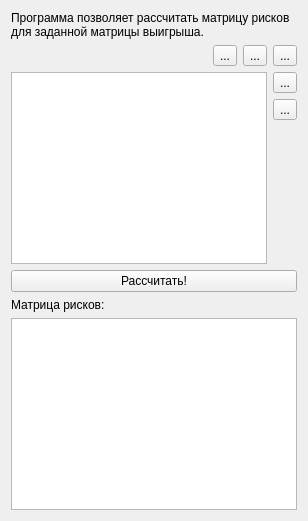
      <widget class="QWidget" name="tab_4">
       <attribute name="title">
        <string>Матрица рисков</string>
       </attribute>
       <layout class="QVBoxLayout" name="verticalLayout_7">
        <item>
         <widget class="QLabel" name="label_16">
          <property name="text">
           <string>Программа позволяет рассчитать матрицу рисков для заданной матрицы выигрыша.</string>
          </property>
          <property name="wordWrap">
           <bool>true</bool>
          </property>
         </widget>
        </item>
        <item>
         <layout class="QGridLayout" name="gridLayout_4">
          <item row="3" column="3">
           <spacer name="verticalSpacer_4">
            <property name="orientation">
             <enum>Qt::Vertical</enum>
            </property>
            <property name="sizeHint" stdset="0">
             <size>
              <width>20</width>
              <height>40</height>
             </size>
            </property>
           </spacer>
          </item>
          <item row="1" column="3">
           <widget class="QToolButton" name="btn_addcol_4">
            <property name="text">
             <string>...</string>
            </property>
            <property name="icon">
             <iconset resource="program.qrc">
              <normaloff>:/icons/list-add.png</normaloff>:/icons/list-add.png</iconset>
            </property>
           </widget>
          </item>
          <item row="0" column="0">
           <spacer name="horizontalSpacer_4">
            <property name="orientation">
             <enum>Qt::Horizontal</enum>
            </property>
            <property name="sizeHint" stdset="0">
             <size>
              <width>40</width>
              <height>20</height>
             </size>
            </property>
           </spacer>
          </item>
          <item row="0" column="2">
           <widget class="QToolButton" name="btn_remrow_4">
            <property name="text">
             <string>...</string>
            </property>
            <property name="icon">
             <iconset resource="program.qrc">
              <normaloff>:/icons/list-remove.png</normaloff>:/icons/list-remove.png</iconset>
            </property>
           </widget>
          </item>
          <item row="0" column="1">
           <widget class="QToolButton" name="btn_addrow_4">
            <property name="text">
             <string>...</string>
            </property>
            <property name="icon">
             <iconset resource="program.qrc">
              <normaloff>:/icons/list-add.png</normaloff>:/icons/list-add.png</iconset>
            </property>
           </widget>
          </item>
          <item row="1" column="0" rowspan="3" colspan="3">
           <widget class="QTableView" name="table_4"/>
          </item>
          <item row="2" column="3">
           <widget class="QToolButton" name="btn_remcol_4">
            <property name="text">
             <string>...</string>
            </property>
            <property name="icon">
             <iconset resource="program.qrc">
              <normaloff>:/icons/list-remove.png</normaloff>:/icons/list-remove.png</iconset>
            </property>
            <property name="toolButtonStyle">
             <enum>Qt::ToolButtonIconOnly</enum>
            </property>
           </widget>
          </item>
          <item row="0" column="3">
           <widget class="QToolButton" name="btn_rnd_4">
            <property name="text">
             <string>...</string>
            </property>
            <property name="icon">
             <iconset resource="program.qrc">
              <normaloff>:/icons/text-editor.png</normaloff>:/icons/text-editor.png</iconset>
            </property>
           </widget>
          </item>
         </layout>
        </item>
        <item>
         <widget class="QPushButton" name="calc_4">
          <property name="text">
           <string>Рассчитать!</string>
          </property>
         </widget>
        </item>
        <item>
         <widget class="QLabel" name="label_2">
          <property name="text">
           <string>Матрица рисков:</string>
          </property>
         </widget>
        </item>
        <item>
         <widget class="QTableView" name="table_4_2"/>
        </item>
       </layout>
      </widget>
